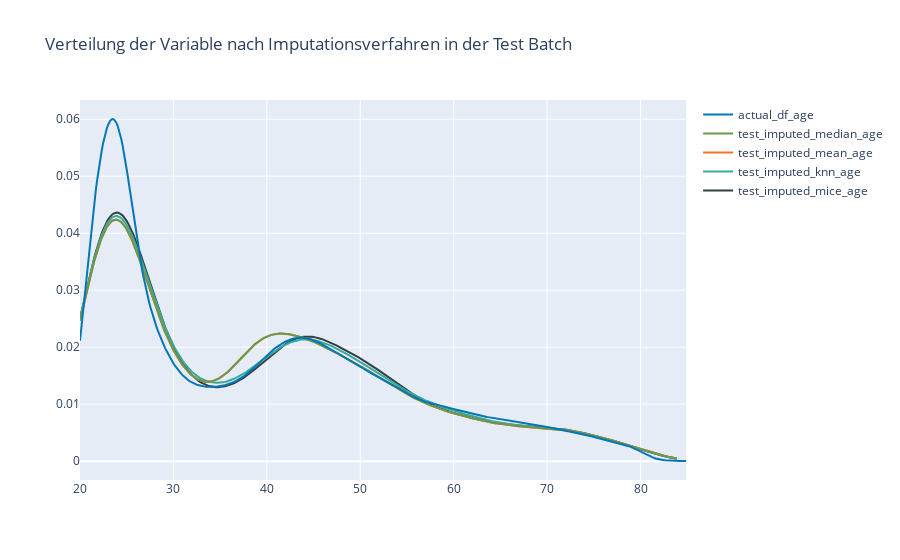

The code cell stored with this chart in its notebook:
### Markdown cell above
### Imputation auf der Test Batch

### Code cell
hist_data_test = [X_test_df_mice['age'], X_test_df_knn['age'], test_imputed_mean_age, test_imputed_median_age, actual_df_age]

group_labels = ['test_imputed_mice_age','test_imputed_knn_age','test_imputed_mean_age', 'test_imputed_median_age', 'actual_df_age']
colors = ['#333F44', '#37AA9C', '#f3722c', '#6a994e', '#0077b6']

# Create distplot with curve_type set to 'normal'
fig = ff.create_distplot(hist_data_test, group_labels, show_hist=False, colors=colors, rug_text=None, show_rug=False)

# Add title
fig.update_layout(title_text='Verteilung der Variable nach Imputationsverfahren in der Test Batch')
fig.show()

### Figure 1 — Plotly figure (JSON) as saved in the notebook; plotly's stock layout.template omitted (floating-point values rounded to 4 significant figures; data arrays with more than 128 entries replaced by an {"elided": "..."} marker saying what was removed)
{"data": [{"legendgroup": "test_imputed_mice_age", "marker": {"color": "#333F44"}, "mode": "lines", "name": "test_imputed_mice_age", "showlegend": true, "type": "scatter", "x": {"elided": "500 float values"}, "xaxis": "x", "y": {"elided": "500 float values"}, "yaxis": "y"}, {"legendgroup": "test_imputed_knn_age", "marker": {"color": "#37AA9C"}, "mode": "lines", "name": "test_imputed_knn_age", "showlegend": true, "type": "scatter", "x": {"elided": "500 float values"}, "xaxis": "x", "y": {"elided": "500 float values"}, "yaxis": "y"}, {"legendgroup": "test_imputed_mean_age", "marker": {"color": "#f3722c"}, "mode": "lines", "name": "test_imputed_mean_age", "showlegend": true, "type": "scatter", "x": {"elided": "500 float values"}, "xaxis": "x", "y": {"elided": "500 float values"}, "yaxis": "y"}, {"legendgroup": "test_imputed_median_age", "marker": {"color": "#6a994e"}, "mode": "lines", "name": "test_imputed_median_age", "showlegend": true, "type": "scatter", "x": {"elided": "500 float values"}, "xaxis": "x", "y": {"elided": "500 float values"}, "yaxis": "y"}, {"legendgroup": "actual_df_age", "marker": {"color": "#0077b6"}, "mode": "lines", "name": "actual_df_age", "showlegend": true, "type": "scatter", "x": {"elided": "500 float values"}, "xaxis": "x", "y": {"elided": "500 float values"}, "yaxis": "y"}], "layout": {"barmode": "overlay", "hovermode": "closest", "legend": {"traceorder": "reversed"}, "title": {"text": "Verteilung der Variable nach Imputationsverfahren in der Test Batch"}, "xaxis": {"anchor": "y2", "domain": [0, 1], "zeroline": false}, "yaxis": {"anchor": "free", "domain": [0, 1], "position": 0}}}
